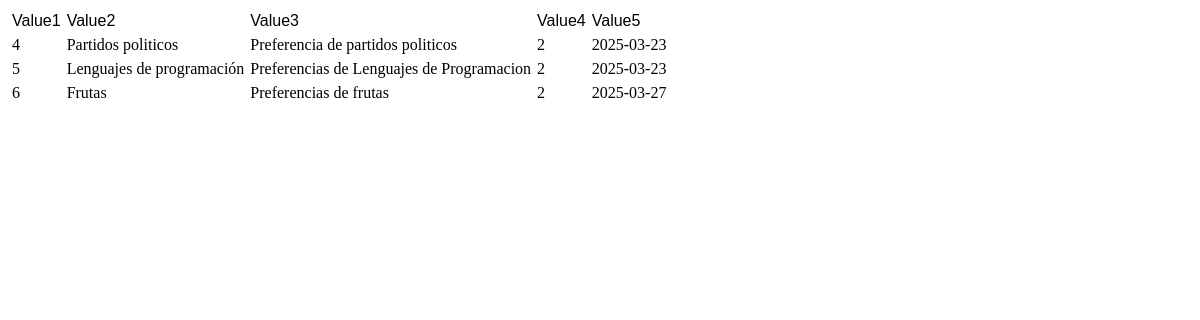
The app's page /includes/info_encuestas_activas.php, older data.
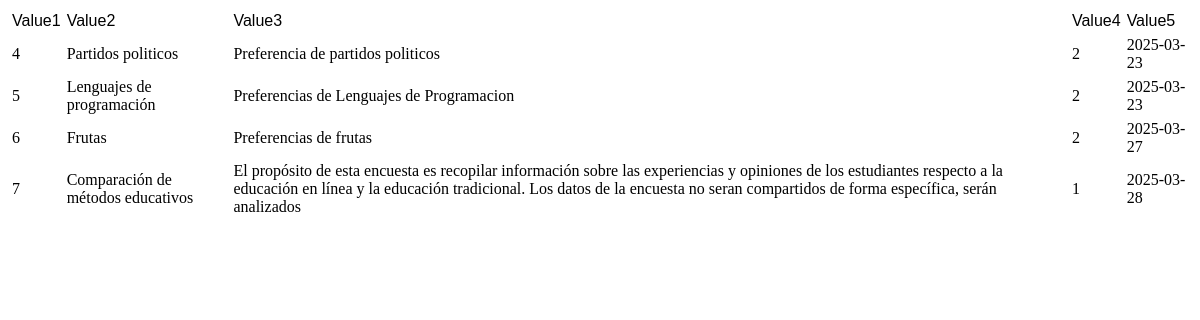
The same page, newer data.
### tables this page shows
CREATE TABLE `enc_encuestasm` (
  `idencuesta` int(11) NOT NULL,
  `nombre` varchar(255) NOT NULL,
  `descripcion` varchar(255) NOT NULL,
  `idusuario` int(11) NOT NULL,
  `fecha` date NOT NULL,
  `activo` varchar(1) NOT NULL
);

### includes/info_encuestas_activas.php (the view, shortened to what this page needs)
    <?php
        $username = "root";
        $password = "";
        $database = "db_encuestas";
        $mysqli = new mysqli("localhost", $username, $password, $database);
        $query = "SELECT * FROM enc_encuestasm";
        echo '<table border="0" cellspacing="2" cellpadding="2">
            <tr>
                <td> <font face="Arial">Value1</font> </td>
                <td> <font face="Arial">Value2</font> </td>
                <td> <font face="Arial">Value3</font> </td>
                <td> <font face="Arial">Value4</font> </td>
                <td> <font face="Arial">Value5</font> </td>
            </tr>';
        if ($result = $mysqli->query($query)) {
            while ($row = $result->fetch_assoc()) {
                $field1name = $row["idencuesta"];
                $field2name = $row["nombre"];
                $field3name = $row["descripcion"];
                $field4name = $row["idusuario"];
                $field5name = $row["fecha"];
                echo '<tr>
                        <td>'.$field1name.'</td>
                        <td>'.$field2name.'</td>
                        <td>'.$field3name.'</td>
                        <td>'.$field4name.'</td>
                        <td>'.$field5name.'</td>
                    </tr>';
            }
        }
    ?>
<!DOCTYPE html>
<html lang="en">
<head>
</head>
<body>
</body>
</html>

Row changes from the older to the newer data that the page shows:
added enc_encuestasm: idencuesta "7", nombre "Comparación de métodos educativos", descripcion "El propósito de esta encuesta es recopilar información sobre las experiencias y opiniones de los estudiantes respecto a la educación en línea y la educación tradicional. Los datos de la encuesta no seran compartidos de forma específica, serán analizados", idusuario "1", fecha "2025-03-28"
